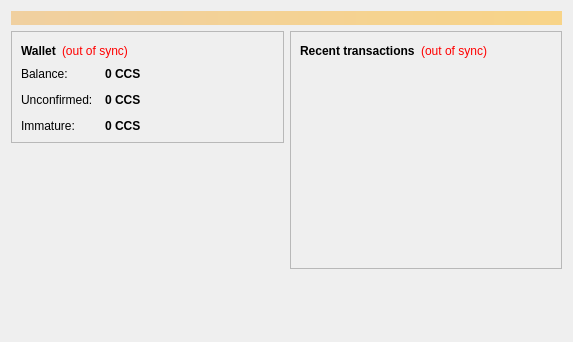
<?xml version="1.0" encoding="UTF-8"?>
<ui version="4.0">
 <class>OverviewPage</class>
 <widget class="QWidget" name="OverviewPage">
  <property name="geometry">
   <rect>
    <x>0</x>
    <y>0</y>
    <width>573</width>
    <height>342</height>
   </rect>
  </property>
  <property name="windowTitle">
   <string>Form</string>
  </property>
  <layout class="QVBoxLayout" name="topLayout">
   <item>
    <widget class="QLabel" name="labelAlerts">
     <property name="visible">
      <bool>false</bool>
     </property>
     <property name="styleSheet">
      <string notr="true">background-color: qlineargradient(x1: 0, y1: 0, x2: 1, y2: 0, stop:0 #F0D0A0, stop:1 #F8D488); color:#000000;</string>
     </property>
     <property name="wordWrap">
      <bool>true</bool>
     </property>
     <property name="margin">
      <number>3</number>
     </property>
    </widget>
   </item>
   <item>
    <layout class="QHBoxLayout" name="horizontalLayout" stretch="1,1">
     <item>
      <layout class="QVBoxLayout" name="verticalLayout_2">
       <item>
        <widget class="QFrame" name="frame">
         <property name="frameShape">
          <enum>QFrame::StyledPanel</enum>
         </property>
         <property name="frameShadow">
          <enum>QFrame::Raised</enum>
         </property>
         <layout class="QVBoxLayout" name="verticalLayout_4">
          <item>
           <layout class="QHBoxLayout" name="horizontalLayout_4">
            <item>
             <widget class="QLabel" name="label_5">
              <property name="font">
               <font>
                <weight>75</weight>
                <bold>true</bold>
               </font>
              </property>
              <property name="text">
               <string>Wallet</string>
              </property>
             </widget>
            </item>
            <item>
             <widget class="QLabel" name="labelWalletStatus">
              <property name="toolTip">
               <string>The displayed information may be out of date. Your wallet automatically synchronizes with the Coursecoin network after a connection is established, but this process has not completed yet.</string>
              </property>
              <property name="styleSheet">
               <string notr="true">QLabel { color: red; }</string>
              </property>
              <property name="text">
               <string notr="true">(out of sync)</string>
              </property>
              <property name="alignment">
               <set>Qt::AlignLeading|Qt::AlignLeft|Qt::AlignVCenter</set>
              </property>
             </widget>
            </item>
            <item>
             <spacer name="horizontalSpacer_2">
              <property name="orientation">
               <enum>Qt::Horizontal</enum>
              </property>
              <property name="sizeHint" stdset="0">
               <size>
                <width>40</width>
                <height>20</height>
               </size>
              </property>
             </spacer>
            </item>
           </layout>
          </item>
          <item>
           <layout class="QFormLayout" name="formLayout_2">
            <property name="fieldGrowthPolicy">
             <enum>QFormLayout::AllNonFixedFieldsGrow</enum>
            </property>
            <property name="horizontalSpacing">
             <number>12</number>
            </property>
            <property name="verticalSpacing">
             <number>12</number>
            </property>
            <item row="0" column="0">
             <widget class="QLabel" name="label">
              <property name="text">
               <string>Balance:</string>
              </property>
             </widget>
            </item>
            <item row="0" column="1">
             <widget class="QLabel" name="labelBalance">
              <property name="font">
               <font>
                <weight>75</weight>
                <bold>true</bold>
               </font>
              </property>
              <property name="cursor">
               <cursorShape>IBeamCursor</cursorShape>
              </property>
              <property name="toolTip">
               <string>Your current balance</string>
              </property>
              <property name="text">
               <string notr="true">0 CCS</string>
              </property>
              <property name="textInteractionFlags">
               <set>Qt::LinksAccessibleByMouse|Qt::TextSelectableByKeyboard|Qt::TextSelectableByMouse</set>
              </property>
             </widget>
            </item>
            <item row="1" column="0">
             <widget class="QLabel" name="label_3">
              <property name="text">
               <string>Unconfirmed:</string>
              </property>
             </widget>
            </item>
            <item row="1" column="1">
             <widget class="QLabel" name="labelUnconfirmed">
              <property name="font">
               <font>
                <weight>75</weight>
                <bold>true</bold>
               </font>
              </property>
              <property name="cursor">
               <cursorShape>IBeamCursor</cursorShape>
              </property>
              <property name="toolTip">
               <string>Total of transactions that have yet to be confirmed, and do not yet count toward the current balance</string>
              </property>
              <property name="text">
               <string notr="true">0 CCS</string>
              </property>
              <property name="textInteractionFlags">
               <set>Qt::LinksAccessibleByMouse|Qt::TextSelectableByKeyboard|Qt::TextSelectableByMouse</set>
              </property>
             </widget>
            </item>
            <item row="2" column="0">
             <widget class="QLabel" name="labelImmatureText">
              <property name="text">
               <string>Immature:</string>
              </property>
             </widget>
            </item>
            <item row="2" column="1">
             <widget class="QLabel" name="labelImmature">
              <property name="font">
               <font>
                <weight>75</weight>
                <bold>true</bold>
               </font>
              </property>
              <property name="toolTip">
               <string>Mined balance that has not yet matured</string>
              </property>
              <property name="text">
               <string notr="true">0 CCS</string>
              </property>
              <property name="textInteractionFlags">
               <set>Qt::LinksAccessibleByMouse|Qt::TextSelectableByKeyboard|Qt::TextSelectableByMouse</set>
              </property>
             </widget>
            </item>
           </layout>
          </item>
         </layout>
        </widget>
       </item>
       <item>
        <spacer name="verticalSpacer">
         <property name="orientation">
          <enum>Qt::Vertical</enum>
         </property>
         <property name="sizeHint" stdset="0">
          <size>
           <width>20</width>
           <height>40</height>
          </size>
         </property>
        </spacer>
       </item>
      </layout>
     </item>
     <item>
      <layout class="QVBoxLayout" name="verticalLayout_3">
       <item>
        <widget class="QFrame" name="frame_2">
         <property name="frameShape">
          <enum>QFrame::StyledPanel</enum>
         </property>
         <property name="frameShadow">
          <enum>QFrame::Raised</enum>
         </property>
         <layout class="QVBoxLayout" name="verticalLayout">
          <item>
           <layout class="QHBoxLayout" name="horizontalLayout_2">
            <item>
             <widget class="QLabel" name="label_4">
              <property name="text">
               <string>&lt;b&gt;Recent transactions&lt;/b&gt;</string>
              </property>
             </widget>
            </item>
            <item>
             <widget class="QLabel" name="labelTransactionsStatus">
              <property name="toolTip">
               <string>The displayed information may be out of date. Your wallet automatically synchronizes with the Coursecoin network after a connection is established, but this process has not completed yet.</string>
              </property>
              <property name="styleSheet">
               <string notr="true">QLabel { color: red; }</string>
              </property>
              <property name="text">
               <string notr="true">(out of sync)</string>
              </property>
              <property name="alignment">
               <set>Qt::AlignRight|Qt::AlignTrailing|Qt::AlignVCenter</set>
              </property>
             </widget>
            </item>
            <item>
             <spacer name="horizontalSpacer">
              <property name="orientation">
               <enum>Qt::Horizontal</enum>
              </property>
              <property name="sizeHint" stdset="0">
               <size>
                <width>40</width>
                <height>20</height>
               </size>
              </property>
             </spacer>
            </item>
           </layout>
          </item>
          <item>
           <widget class="QListView" name="listTransactions">
            <property name="styleSheet">
             <string notr="true">QListView { background: transparent; }</string>
            </property>
            <property name="frameShape">
             <enum>QFrame::NoFrame</enum>
            </property>
            <property name="verticalScrollBarPolicy">
             <enum>Qt::ScrollBarAlwaysOff</enum>
            </property>
            <property name="horizontalScrollBarPolicy">
             <enum>Qt::ScrollBarAlwaysOff</enum>
            </property>
            <property name="selectionMode">
             <enum>QAbstractItemView::NoSelection</enum>
            </property>
           </widget>
          </item>
         </layout>
        </widget>
       </item>
       <item>
        <spacer name="verticalSpacer_2">
         <property name="orientation">
          <enum>Qt::Vertical</enum>
         </property>
         <property name="sizeHint" stdset="0">
          <size>
           <width>20</width>
           <height>40</height>
          </size>
         </property>
        </spacer>
       </item>
      </layout>
     </item>
    </layout>
   </item>
  </layout>
 </widget>
 <resources/>
 <connections/>
</ui>
